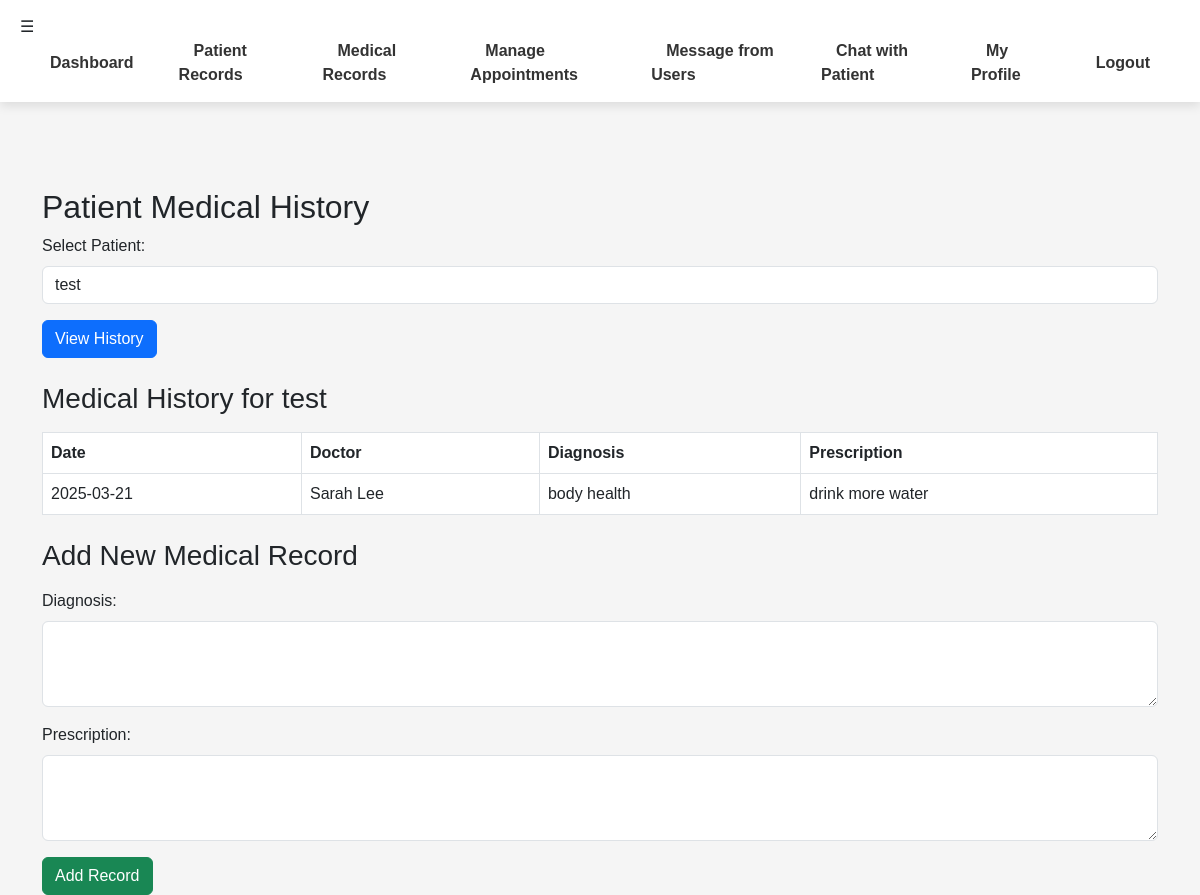
Page /doctor/patient_history.php?patient_id=1 (signed in) on the committed database.
### tables this page shows
CREATE TABLE `users` (
  `id` int(11) NOT NULL,
  `name` varchar(100) NOT NULL,
  `email` varchar(255) NOT NULL,
  `password` varchar(255) NOT NULL,
  `role` enum('admin','doctor','patient') NOT NULL,
  `created_at` timestamp NOT NULL DEFAULT current_timestamp()
);

CREATE TABLE `medical_records` (
  `id` int(11) NOT NULL,
  `patient_id` int(11) NOT NULL,
  `doctor_id` int(11) NOT NULL,
  `diagnosis` text NOT NULL,
  `prescription` text NOT NULL,
  `visit_date` date NOT NULL DEFAULT curdate()
);

### doctor/patient_history.php (the view, shortened to what this page needs)
<?php
include '../includes/db.php';
$user_id = $_SESSION['user_id'];
$stmt = $conn->prepare("SELECT id FROM doctors WHERE user_id = ?");
$stmt->bind_param("i", $user_id);
$stmt->execute();
$result = $stmt->get_result();
$doctor = $result->fetch_assoc();
$doctor_id = $doctor['id'];
$stmt = $conn->prepare("
    SELECT DISTINCT u.id, u.name
    FROM users u
    JOIN appointments a ON u.id = a.patient_id
    WHERE a.doctor_id = ? AND u.role = 'patient'
");
$stmt->bind_param("i", $doctor_id);
$stmt->execute();
$patients = $stmt->get_result();
?>
<!DOCTYPE html>
<html lang="en">
<head>
    <link rel="stylesheet" href="https://cdn.jsdelivr.net/npm/bootstrap@5.3.0/dist/css/bootstrap.min.css">
</head>
<body>
<?php include '../includes/navbar.php'; ?>
<div class="container mt-5" style="padding-top: 70px;">
    <h2>Patient Medical History</h2>
    <form method="GET">
        <div class="mb-3">
            <label class="form-label">Select Patient:</label>
            <select name="patient_id" class="form-control" required>
                <?php while ($row = $patients->fetch_assoc()) { ?>
                    <option value="<?= htmlspecialchars($row['id']); ?>" <?= (isset($_GET['patient_id']) && $_GET['patient_id'] == $row['id']) ? 'selected' : ''; ?>><?= htmlspecialchars($row['name']); ?></option>
                <?php } ?>
            </select>
        </div>
        <button type="submit" class="btn btn-primary">View History</button>
    </form>
    <?php
    if (isset($_GET['patient_id'])) {
        $patient_id = $_GET['patient_id'];
        $stmt = $conn->prepare("SELECT name FROM users WHERE id = ?");
        $stmt->bind_param("i", $patient_id);
        $stmt->execute();
        $result = $stmt->get_result();
        $patient_name = $result->fetch_assoc()['name'];
        $stmt = $conn->prepare("
            SELECT mr.visit_date, u.name as doctor_name, mr.diagnosis, mr.prescription
            FROM medical_records mr
            JOIN users u ON mr.doctor_id = u.id
            WHERE mr.patient_id = ?
            ORDER BY mr.visit_date DESC
        ");
        $stmt->bind_param("i", $patient_id);
        $stmt->execute();
        $records = $stmt->get_result();
    ?>
    <h3 class="mt-4">Medical History for <?= htmlspecialchars($patient_name); ?></h3>
    <?php if ($records->num_rows > 0) { ?>
        <table class="table table-bordered mt-3">
            <thead>
                <tr>
                    <th>Date</th>
                    <th>Doctor</th>
                    <th>Diagnosis</th>
                    <th>Prescription</th>
                </tr>
            </thead>
            <tbody>
                <?php while ($row = $records->fetch_assoc()) { ?>
                    <tr>
                        <td><?= htmlspecialchars($row['visit_date']); ?></td>
                        <td><?= htmlspecialchars($row['doctor_name']); ?></td>
                        <td><?= htmlspecialchars($row['diagnosis']); ?></td>
                        <td><?= htmlspecialchars($row['prescription']); ?></td>
                    </tr>
                <?php } ?>
            </tbody>
        </table>
    <?php } else { ?>
        <div class="alert alert-info mt-3">No medical records found for this patient.</div>
    <?php } ?>
    <h3 class="mt-4">Add New Medical Record</h3>
    <form method="POST" class="mt-3">
        <div class="mb-3">
            <label class="form-label">Diagnosis:</label>
            <textarea name="diagnosis" class="form-control" rows="3" required></textarea>
        </div>
        <div class="mb-3">
            <label class="form-label">Prescription:</label>
            <textarea name="prescription" class="form-control" rows="3" required></textarea>
        </div>
        <button type="submit" name="add_record" class="btn btn-success">Add Record</button>
    </form>
    <?php } ?>
</div>
</body>
</html>

### includes/navbar.php (style rules this page uses)
body { font-family: 'Arial', sans-serif; margin: 0; padding: 0; background-color: #f5f5f5; padding-top: 70px; }

### rows in the picture
users: name "test"
medical_records: visit_date "2025-03-21", doctor.name "Sarah Lee", diagnosis "body health", prescription "drink more water"

### other values in the picture
form field patient_id "test"
